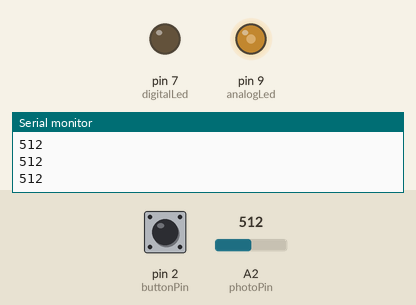
Simulated run of this sketch. Board: Arduino Uno, built with avr-gcc and run on an emulated ATmega328P. On the bench: output pins drawn as LEDs (lit = HIGH), the last lines printed to the serial monitor. The test bench sets the inputs (shaded band); at power-on: A2 (photoPin) = 512, pin 2 (buttonPin) HIGH.

Above: at 1.2 s.
1.3 s: A2 (photoPin) set to 340
At 2.2 s:
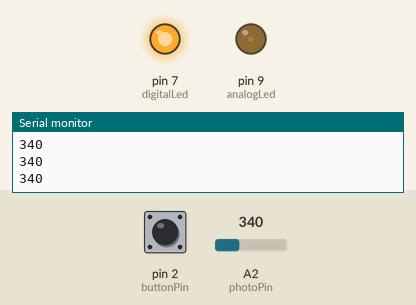
2.8 s: A2 (photoPin) set to 360
At 4.0 s:
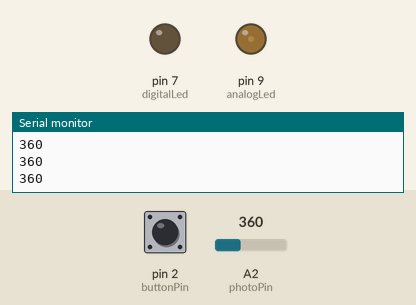
4.3 s: A2 (photoPin) set to 122
At 4.7 s:
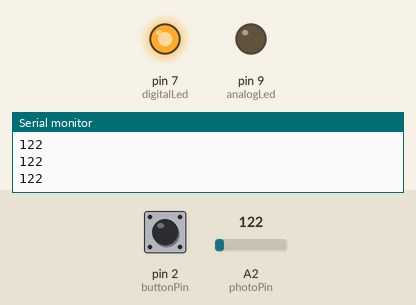
5.8 s: A2 (photoPin) set to 716
At 6.5 s:
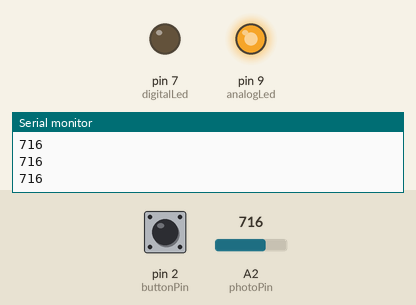
7.3 s: pin 2 (buttonPin) pulled LOW for 0.15 s
At 7.39 s:
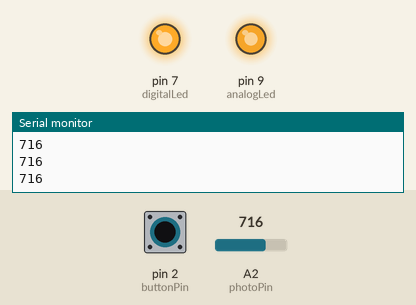
8.9 s: pin 2 (buttonPin) pulled LOW for 3.2 s
At 13.1 s:
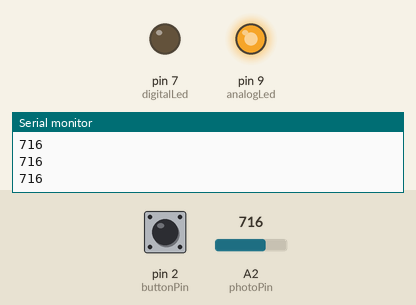
Timing chart, 0 to 14.6 s (numbered marks = the images above; inputs shaded):
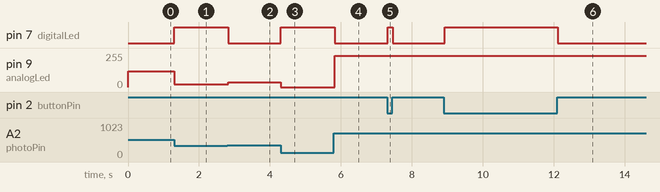

Measured:
- after the input at 1.3 s, pin 7 (digitalLed): LOW → HIGH at once; pin 9 (analogLed): 120/255 → 22/255 at once
- after the input at 2.8 s, pin 7 (digitalLed): HIGH → LOW at once; pin 9 (analogLed): 22/255 → 34/255 at once
- after the input at 4.3 s, pin 7 (digitalLed): LOW → HIGH at once; pin 9 (analogLed): 34/255 → 0/255 at once
- after the input at 5.8 s, pin 7 (digitalLed): HIGH → LOW at once; pin 9 (analogLed): 0/255 → 235/255 at once
- after the input at 7.3 s, pin 7 (digitalLed): LOW → HIGH at once, → LOW 0.15 s later
- after the input at 8.9 s, pin 7 (digitalLed): LOW → HIGH at once, → LOW 3.2 s later

The sketch:

Week9Assignment.ino
```cpp
const int photoPin = A2;
const int buttonPin = 2;
const int analogLed = 9;
const int digitalLed = 7;

const int darkThreshold = 350;  //below this I count the room as dark

void setup() {
  Serial.begin(9600);                //so I can read the sensor values in the serial monitor
  pinMode(buttonPin, INPUT_PULLUP);  //internal pullup so pressed = low
  pinMode(analogLed, OUTPUT);
  pinMode(digitalLed, OUTPUT);
}

void loop() {
  int sensorValue = analogRead(photoPin);  //0 to 1023
  Serial.println(sensorValue);

  //my photocell only goes from about 300 to 750
  //so I constrain to that range and map it to 0 to 255 for the red led
  //bright room = bright red darker room = dimmer red
  int light = constrain(sensorValue, 300, 750);
  int brightness = map(light, 300, 750, 0, 255);
  analogWrite(analogLed, brightness);

  //green led on if the room is dark or the button is pressed
  bool isDark = sensorValue < darkThreshold;
  bool buttonPressed = (digitalRead(buttonPin) == LOW);

  if (isDark || buttonPressed) {
    digitalWrite(digitalLed, HIGH);
  } else {
    digitalWrite(digitalLed, LOW);
  }

  delay(30);  //delay
}
```
